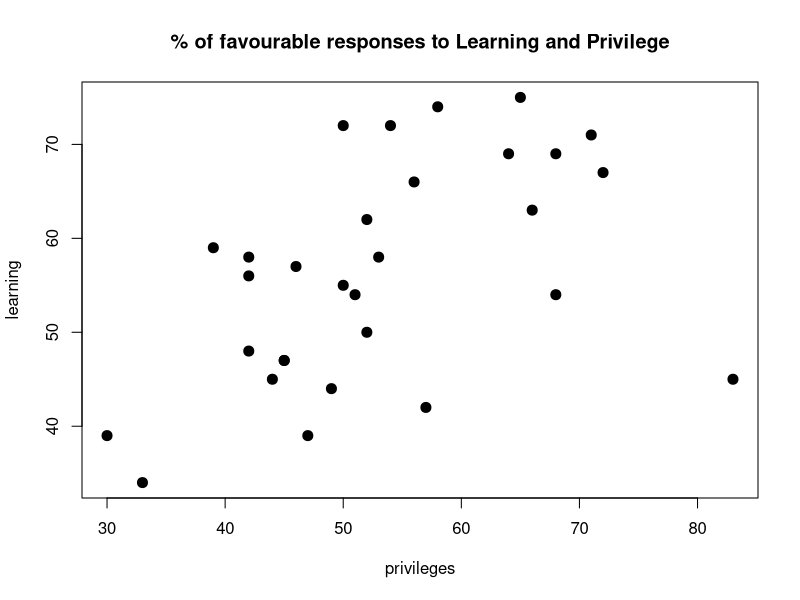
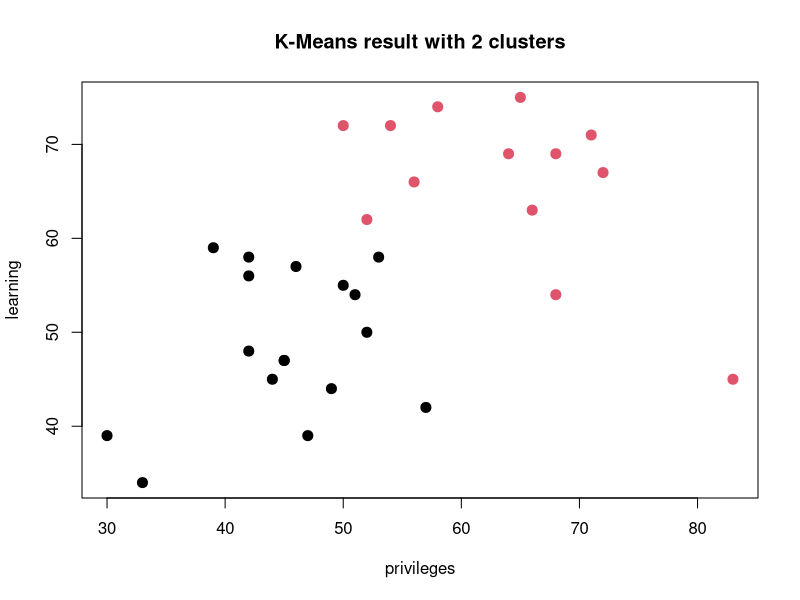
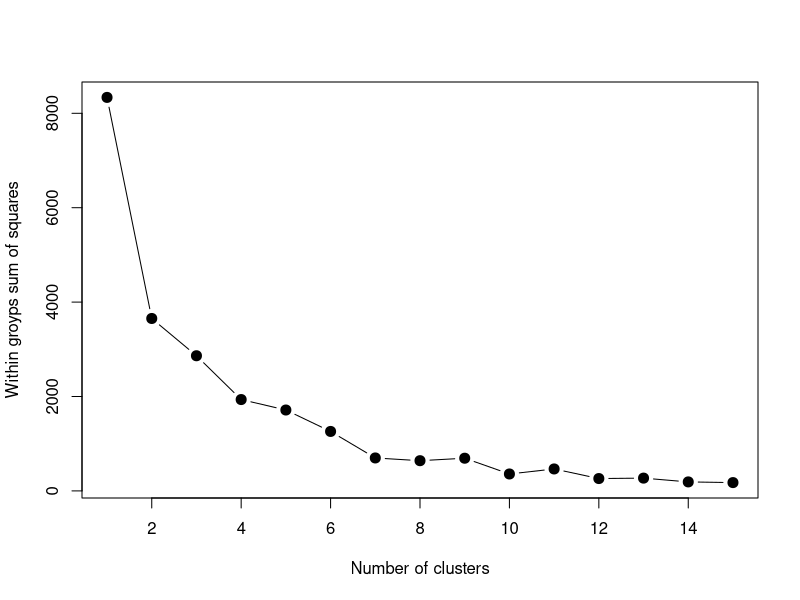
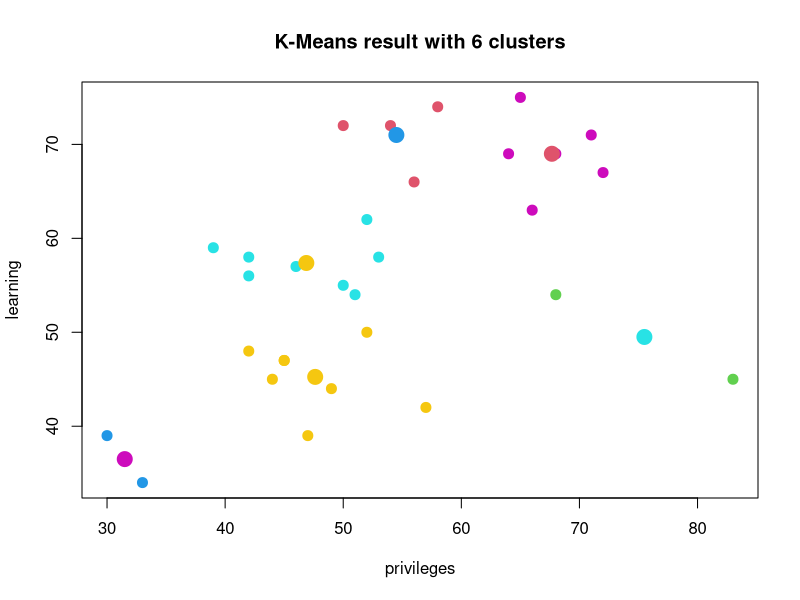

The R script that drew these images, in order:
library(datasets)
data("attitude")
View(attitude)
summary(attitude)
?attitude
str(attitude)

# Subset the attitude data to make it two dimensional. Note that we can avoid that
# Depends on the target variables, what variables to subset
data <- attitude[,c(3,4)]
# Plot subset data
plot(data, main = "% of favourable responses to Learning and Privilege", pch =20, cex =2)

# We set seed to keep the clusters same each time we run the model
set.seed(7)
# data, number of clusters, nstart - the number of times we want k-means to consider 100 random clusters
km1 <- kmeans(data, 2, nstart = 100)
km1
# K-means clustering with 2 clusters of sizes 17 points and 13 points
# Cluster means - cluster centroids

# 56.2% quality of clusters, variation between clusters

# To get the clusters of each instance we can look at cluster output:
km1$cluster
# centers returns the centroids of each cluster
km1$centers
km1$withinss # variation within clusters
km1$betweenss # variation between clusters
km1$size  # number of instances in each cluster: 13, 17

plot(data, col =(km1$cluster) , main="K-Means result with 2 clusters", pch=20, cex=2)

# Check for the optimal number of clusters given the data
mydata <- data
wss <- (nrow(mydata) -1)*sum(apply(mydata, 2, var))
# We can apply as 30 since we have 30 points in data
for(i in 1:15) 
  wss[i] <- sum(kmeans(mydata, centers = i)$withinss)
# gives variations between clusters
# wss[i] <- sum(kmeans(mydata, centers = i, nstart = 100)$withinss)

# Now let’s draw the scree-plot to pick the best value of k
plot(1:15, wss, type = "b", xlab = "Number of clusters", ylab = "Within groyps sum of squares", pch = 20, cex = 2)
# Now, determine a point from the above plot after which the variation becomes flat
# Next, we re-run the kmeans model with the refined number of clusters

# We can now perform the kmeans algorithm with the best k value
set.seed(7)
km2 <- kmeans(data, 6, nstart =  100)
km2
# K-means clustering with 6 clusters of sizes 4, 2, 2, 8, 6, 8

col <- (km2$cluster +1)
plot(data, col = col , main="K-Means result with 6 clusters", pch=20, cex=2)
points(km2$centers, col=col, pch=19, cex=2)
# the bigger points are the centroids of that cluster
Cluster1instances <- data[km2$cluster == 1, ]

# We can use silhouette function to compute the average silhouette width and evaluate the quality of the clusters. 
library(cluster)
?silhouette
avg_sil <- function(k)
{
  km.res <- kmeans(data, centers = k, nstart = 100)
  ss <- silhouette(km.res$cluster, dist(data))
  mean(ss[ ,3])
}

# Average of Silhouette if there are 6 clusters
avg_sil(6)
# Average of Silhouette if there are 2 clusters
avg_sil(2)
# The quality of clusters is good if the mean of silhouette coefficients is close to 1


# NOTE 
# Silhouette measure is between [-1,1]
# It is a measure of how similar an object is to its own cluster compared to other clusters


